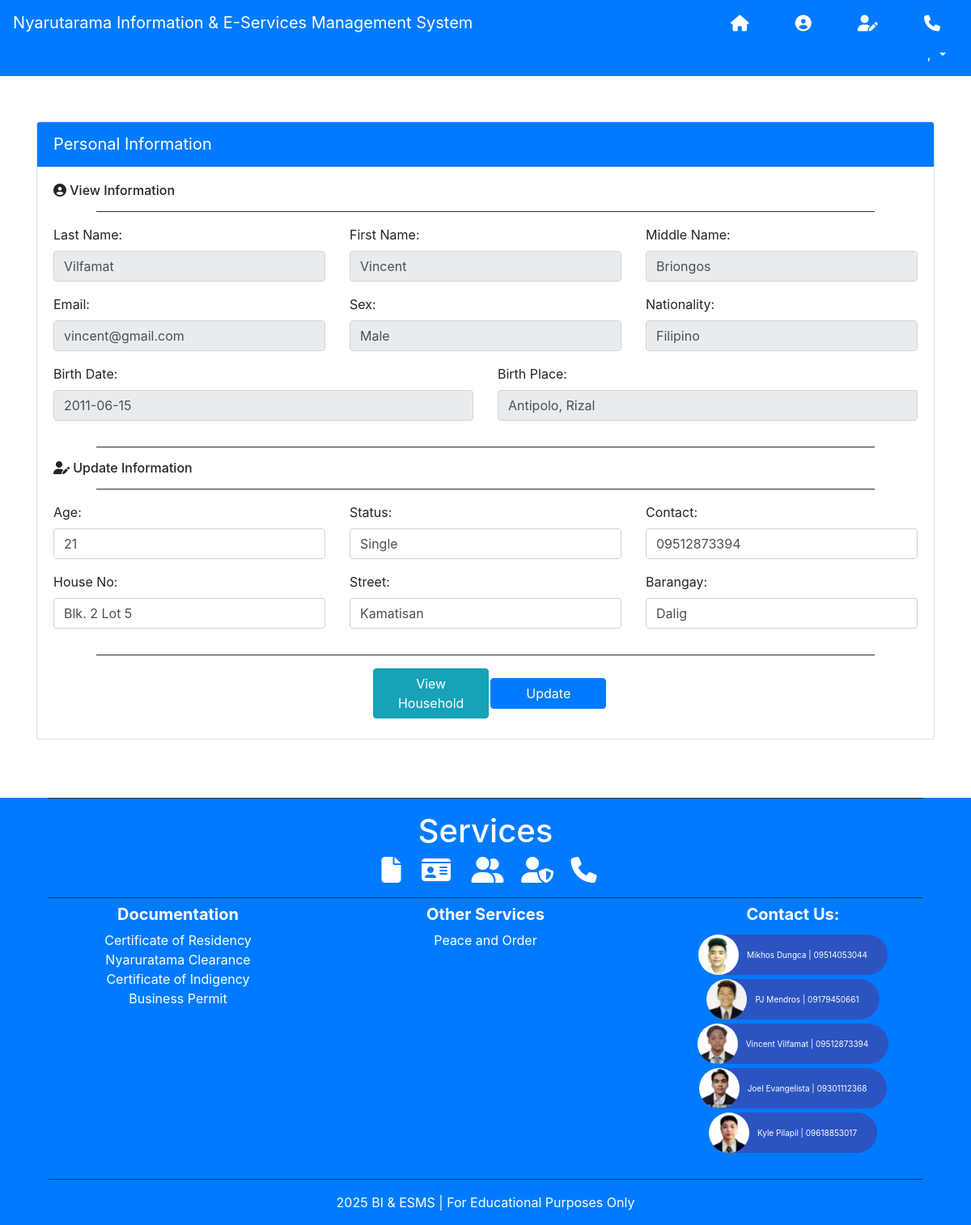
The app's page /resident_profile.php?id_resident=23 (signed in) with its own data.
### tables this page shows
CREATE TABLE `tbl_resident` (
  `id_resident` int(11) NOT NULL,
  `res_photo` mediumblob DEFAULT NULL,
  `email` varchar(255) NOT NULL,
  `password` varchar(255) NOT NULL,
  `lname` varchar(255) NOT NULL,
  `fname` varchar(255) NOT NULL,
  `mi` varchar(255) NOT NULL,
  `age` int(11) NOT NULL,
  `sex` varchar(255) NOT NULL,
  `status` varchar(255) NOT NULL,
  `houseno` varchar(255) DEFAULT NULL,
  `street` varchar(255) DEFAULT NULL,
  `brgy` varchar(255) DEFAULT NULL,
  `municipal` varchar(255) DEFAULT NULL,
  `address` varchar(255) DEFAULT NULL,
  `contact` varchar(255) NOT NULL,
  `bdate` date NOT NULL,
  `bplace` varchar(255) NOT NULL,
  `nationality` varchar(255) NOT NULL,
  `family_role` varchar(255) NOT NULL,
  `voter` varchar(255) DEFAULT NULL,
  `role` varchar(255) NOT NULL,
  `addedby` varchar(255) DEFAULT NULL
);

### classes/resident.class.php (called while the page is built, shortened)
<?php
    class ResidentClass extends BMISClass {
    public function get_single_resident($id_resident){
        $id_resident = $_GET['id_resident'];
        $connection = $this->openConn();
        $stmt = $connection->prepare("SELECT * FROM tbl_resident where id_resident = ?");
        $stmt->execute([$id_resident]);
        $resident = $stmt->fetch();
        $total = $stmt->rowCount();
        if($total > 0 )  {
            return $resident;
        }
        else{
            return false;
        }
    }
    }
?>

### resident_profile.php (the view, shortened to what this page needs)
<?php
    require('classes/resident.class.php');
    $userdetails = $residentbmis->get_userdata();
    $id_resident = $_GET['id_resident'];
    $resident = $residentbmis->get_single_resident($id_resident);
?>
<!DOCTYPE html>
<html>
    <head>
        <link href="../BarangaySystem/customcss/pagestyle.css" rel="stylesheet" type="text/css">
        <link href="../BarangaySystem/bootstrap/css/bootstrap.css" rel="stylesheet" type="text/css">
    <body>
        <nav class="navbar navbar-dark bg-primary sticky-top">
            <a class="navbar-brand" href="resident_homepage.php">Nyarutarama Information & E-Services Management System</a>
            <a href="resident_homepage.php" data-toggle="tooltip" title="Home" class="btn3 bg-primary"><i class="fa fa-home fa-lg"></i></a>
            <a href="#down2" data-toggle="tooltip" title="View Information" class="btn6 bg-primary"><i class="fa fa-user-circle fa-lg"></i></a>
            <a href="#down1" data-toggle="tooltip" title="Update Information" class="btn5 bg-primary"><i class="fa fa-user-edit fa-lg"></i></a>
            <a href="#down" data-toggle="tooltip" title="Contact" class="btn4 bg-primary"><i class="fa fa-phone fa-lg"></i></a>
            <div class="dropdown ml-auto">
                <button title="Your Account" class="btn btn-primary dropdown-toggle" style="margin-right: 2px;" type="button" data-toggle="dropdown"><?= $userdetails['surname'];?>, <?= $userdetails['firstname'];?>
                </button>
            </div>
        </nav>
        <br>
        <div class="container">
            <div class="card" style="margin-top: 2em;">
                    <div class="card-header bg-primary text-white" style="font-size:20px"> Personal Information </div>
                <div class="card-body">
                    <form method="post">
                        <h6>
                            <i class="fas fa-user-circle"></i>
                            View Information
                        </h6>
                        <hr>
                        <div class="row">
                            <div class="col">
                                <div class="form-group">
                                    <label>Last Name:</label>
                                    <input class="form-control" value="<?= $resident['lname'];?>" disabled>
                                </div>
                            </div>
                            <div class="col">
                                <div class="form-group">
                                    <label>First Name:</label>
                                    <input class="form-control" value="<?= $resident['fname'];?>" disabled>
                                </div>
                            </div>
                            <div class="col">
                                <div class="form-group">
                                    <label>Middle Name:</label>
                                    <input class="form-control" value="<?= $resident['mi'];?>" disabled>
                                </div>
                            </div>
                        </div>
                        <div class="row">
                            <div class="col">
                                <div class="form-group">
                                    <label>Email:</label>
                                    <input class="form-control" value="<?= $resident['email'];?>" disabled>
                                </div>
                            </div>
                            <div class="col">
                                <div class="form-group">
                                    <label>Sex:</label>
                                    <input class="form-control" value="<?= $resident['sex'];?>" disabled>
                                </div>
                            </div>
                            <div class="col">
                                <div class="form-group">
                                    <label>Nationality:</label>
                                    <input  class="form-control" value="<?= $resident['nationality'];?>" disabled>
                                </div>
                            </div>
                        </div>
                        <div class="row">
                            <div class="col">
                                <div class="form-group">
                                    <label>Birth Date:</label>
                                    <input class="form-control" value="<?= $resident['bdate'];?>" disabled>
                                </div>
                            </div>
                            <div class="col">
                                <div class="form-group" id="down1">
                                    <label>Birth Place:</label>
                                    <input class="form-control" value="<?= $resident['bplace'];?>" disabled>
                                </div>
                            </div>
                        </div>
                        <hr>
                        <h6>
                            <i class="fas fa-user-edit"></i>
                            Update Information
                        </h6>
                        <hr>
                        <div class="row">
                            <div class="col">
                                <div class="form-group">
                                    <label>Age:</label>
                                    <input class="form-control" type="number" name="age" value="<?= $resident['age'];?>">
                                </div>
                            </div>
                            <div class="col">
                                <div class="form-group">
                                    <label>Status:</label>
                                    <input class="form-control" type="text" name="status" value="<?= $resident['status'];?>">
                                </div>
                            </div>
                            <div class="col">
                                <div class="form-group">
                                    <label>Contact:</label>
                                    <input class="form-control" type="tel" name="contact" maxlength="11" pattern="[0-9]{11}" value="<?= $resident['contact'];?>">
                                </div>
                            </div>
                        </div>
                        <div class="row">
                            <div class="col">
                                <div class="form-group">
                                    <label>House No:</label>
                                    <input class="form-control" type="text" name="houseno" value="<?= $resident['houseno'];?>">
                                </div>
                            </div>
                            <div class="col">
                                <div class="form-group">
                                    <label>Street:</label>
                                    <input class="form-control" type="text" name="street" value="<?= $resident['street'];?>">
                                </div>
                            </div>
                            <div class="col">
                                <div class="form-group">
                                    <label>Barangay:</label>
                                    <input class="form-control" type="text" name="brgy" value="<?= $resident['brgy'];?>">
                                </div>
                            </div>
                        </div>
                        <hr>
                        <div class="row" style="margin-bottom: 5px;">
                            <div class="col-xl-12">
                                <div class="form-inline">
                                    <button type="submit button" class="btn btn-info" style="margin-left: 37%; width:143px;"  name="search_household">View Household</button>
                                    <button class="btn btn-primary" style="margin-left: .2%; width:143px;" type="submit" name="profile_update"> Update </button>
                                        <?php include'testingsearch.php'?>
        <footer id="footer" class="bg-primary text-white d-flex-column text-center">
            <hr class="mt-0">
            <div class="text-center">
                <h1 class="text-white">Services</h1>
                <ul class="list-unstyled list-inline">
                <li class="list-inline-item">
                    <a class="footerlinks" href="#!" class="sbtn btn-large mx-1" title="Documents">
                    <i class="fas fa-file fa-2x"></i>
                    </a>
                </li>
                <li class="list-inline-item">
                    <a href="#!" class="footerlinks sbtn btn-large mx-1" title="Card">
                    <i class="fas fa-id-card fa-2x"></i>
                    </a>
                </li>
                <li class="list-inline-item">
                    <a class="footerlinks" href="#!" class="sbtn btn-large mx-1" title="Friend">
                    <i class="fas fa-user-friends fa-2x"></i>
                    </a>
                </li>
                <li class="list-inline-item">
                    <a class="footerlinks" href="#!" class="sbtn btn-large mx-1" title="Blotter">
                    <i class="fas fa-user-shield fa-2x"></i>
                    </a>
                </li>
                <li class="list-inline-item">
                    <a class="footerlinks" href="#!" class="sbtn btn-large mx-1" title="Contact">
                    <i class="fas fa-phone fa-2x"></i>
                    </a>
                </li>
                </ul>
            </div>
            <hr class="mb-0">
            <div class="container text-left text-md-center">
                <div class="row">
                    <div class="col-md-3 mx-auto shfooter">
                        <h5 class="my-2 font-weight-bold d-none d-md-block">Documentation</h5>
                        <ul class="list-unstyled collapse" id="Documentation">
                            <li><a class="footerlinks" href="services_certofres.php">Certificate of Residency</a></li>
                            <li><a class="footerlinks" href="services_brgyclearance.php">Nyaruratama Clearance</a></li>
                            <li><a class="footerlinks" href="services_certofindigency.php">Certificate of Indigency</a></li>
                            <li><a class="footerlinks" href="services_business.php">Business Permit</a></li>
                        </ul>
                    </div>
                    <div class="col-md-3 mx-auto shfooter">
                        <h5 class="my-2 font-weight-bold d-none d-md-block">Other Services</h5>
                        <ul class="list-unstyled collapse" id="OtherServices">
                            <li><a class="footerlinks" href="services_blotter.php">Peace and Order</a></li>
                        </ul>
                    </div>
                    <div class="col-md-3 mx-auto shfooter" id="down">
                        <h5 class="my-2 font-weight-bold d-none d-md-block">Contact Us:</h5>
                        <ul class="list-unstyled collapse" id="Contact-Us">
                            <li>
                                <div class="zoom">
                                    <div class="chip" style="font-size:10px;">
                                        <img src="../BarangaySystem/icons/Contact/mikhos.png" alt="Person" width="96" height="96">
                                        Mikhos Dungca | 09514053044
                                    </div>
                                </div>
                            </li>
                            <li>
                                <div class="zoom">
                                    <div class="chip" style="font-size:10px;">
                                        <img src="../BarangaySystem/icons/Contact/pj.png" alt="Person" width="96" height="96">
                                        PJ Mendros | 09179450661
                                    </div>
                                </div>
                            </li>
                            <li>
                                <div class="zoom">
                                    <div class="chip" style="font-size:10px;">
                                        <img src="../BarangaySystem/icons/Contact/vincent.png" alt="Person" width="96" height="96">
                                        Vincent Vilfamat | 09512873394
                                    </div>
                                </div>
                            </li>
                            <li>
                                <div class="zoom">
                                    <div class="chip" style="font-size:10px;">
                                        <img src="../BarangaySystem/icons/Contact/eugene.png" alt="Person" width="96" height="96">
                                        Joel Evangelista | 09301112368
                                    </div>
                                </div>
                            </li>
                            <li>
                                <div class="zoom">
                                    <div class="chip" style="font-size:10px;">
                                        <img src="../BarangaySystem/icons/Contact/kyle.png" alt="Person" width="96" height="96">
                                        Kyle Pilapil | 09618853017
                                    </div>
                                </div>
                            </li>
                        </ul>
                    </div>
                </div>
            </div>
            <hr class="mb-0">
            <div class="py-3 text-center">
                BI & ESMS | For Educational Purposes Only
            </div>
        </footer>
    </body>
</html>

### css/pagestyle.css (style rules this page uses)
hr { border: 0; height: 1em; background: #333; background-image: linear-gradient(to right, #72B8AA, #56889A, #72B8AA); width: 90%; }

### resident_profile.php (style rules this page uses)
.btn3 { border-radius: 20px; border: none; color: white; font-size: 16px; cursor: pointer; margin-left: 23%; padding: 8px 22px; }
.btn4 { border-radius: 20px; border: none; color: white; font-size: 16px; cursor: pointer; padding: 8px 22px; margin-left: .1%; }
.btn5 { border-radius: 20px; border: none; color: white; font-size: 16px; cursor: pointer; margin-left: .1%; padding: 8px 22px; }
.btn6 { border-radius: 20px; border: none; color: white; font-size: 16px; cursor: pointer; padding: 8px 22px; margin-left: .1%; }
.footerlinks { color:white; }
.shfooter .collapse { display: inherit; }
.chip { display: inline-block; padding: 0 25px; height: 50px; line-height: 50px; border-radius: 25px; background-color: #2C54C1; margin-top: 5px; }
.chip img { float: left; margin: 0 10px 0 -25px; height: 50px; width: 50px; border-radius: 50%; }
.zoom { transition: transform .3s; }

### records on screen
tbl_resident: lname "Vilfamat", fname "Vincent", mi "Briongos", email "vincent@gmail.com", sex "Male", nationality "Filipino", bdate "2011-06-15", bplace "Antipolo, Rizal", age "21", status "Single", contact "09512873394", houseno "Blk. 2 Lot 5", street "Kamatisan", brgy "Dalig"
